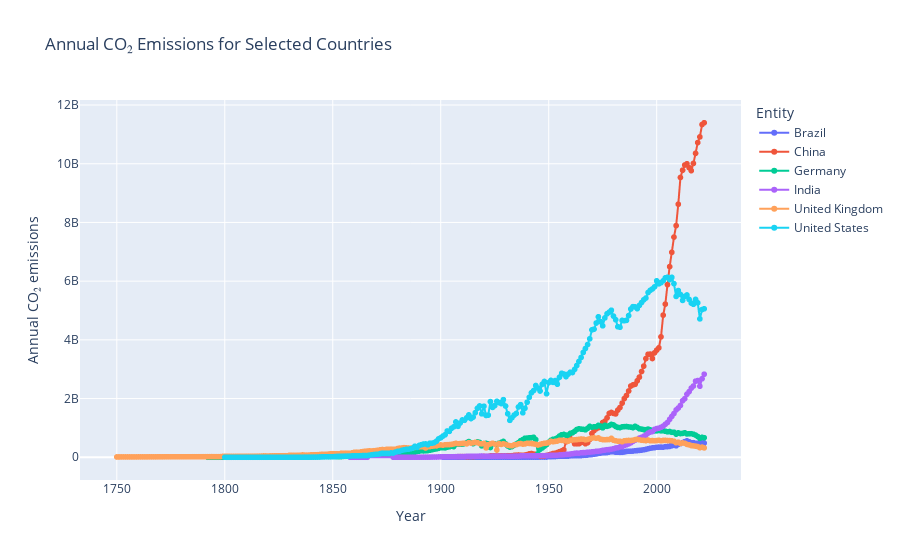

The code cell stored with this chart in its notebook:
### Code cell
import plotly.express as px

# List of specific entities to include
selected_countries = ['United States', 'China','India', 'Germany', 'Brazil', 'United Kingdom']

# Filtering the original DataFrame to include only data for the selected countries
df_selected_countries = df_annual[df_annual['Entity'].isin(selected_countries)]

# Plotting the interactive graph using Plotly
fig = px.line(df_selected_countries, x='Year', y='Annual CO₂ emissions', color='Entity',
              title='Annual CO₂ Emissions for Selected Countries')

# Updating hover mode to show all countries simultaneously
fig.update_layout(hovermode='x unified')

# Customizing the hover template
fig.update_traces(mode='lines+markers', hovertemplate='<b>%{x}</b><br>%{y} CO₂ emissions<br>')

fig.show()
